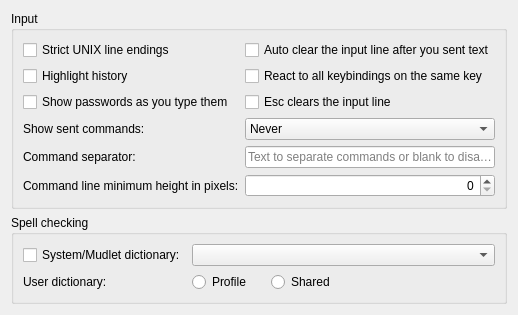
     <widget class="QWidget" name="tab_inputLine">
      <property name="sizePolicy">
       <sizepolicy hsizetype="Expanding" vsizetype="Expanding">
        <horstretch>0</horstretch>
        <verstretch>0</verstretch>
       </sizepolicy>
      </property>
      <attribute name="title">
       <string>Input line</string>
      </attribute>
      <layout class="QVBoxLayout" name="vBoxLayout_tab_inputline" stretch="0,0,0">
       <item>
        <widget class="QGroupBox" name="groupBox_input">
         <property name="enabled">
          <bool>true</bool>
         </property>
         <property name="title">
          <string>Input</string>
         </property>
         <layout class="QGridLayout" name="gridLayout_groupBox_input">
          <item row="0" column="0">
           <widget class="QCheckBox" name="USE_UNIX_EOL">
            <property name="sizePolicy">
             <sizepolicy hsizetype="MinimumExpanding" vsizetype="Fixed">
              <horstretch>0</horstretch>
              <verstretch>0</verstretch>
             </sizepolicy>
            </property>
            <property name="toolTip">
             <string>&lt;p&gt;Use strict UNIX line endings on commands for old UNIX servers that can't handle windows line endings correctly.&lt;/p&gt;</string>
            </property>
            <property name="accessibleDescription">
             <string>Use strict UNIX line endings on commands for old UNIX servers that can't handle windows line endings correctly.</string>
            </property>
            <property name="text">
             <string>Strict UNIX line endings</string>
            </property>
           </widget>
          </item>
          <item row="0" column="1">
           <widget class="QCheckBox" name="auto_clear_input_line_checkbox">
            <property name="sizePolicy">
             <sizepolicy hsizetype="MinimumExpanding" vsizetype="Fixed">
              <horstretch>0</horstretch>
              <verstretch>0</verstretch>
             </sizepolicy>
            </property>
            <property name="text">
             <string>Auto clear the input line after you sent text</string>
            </property>
           </widget>
          </item>
          <item row="1" column="0">
           <widget class="QCheckBox" name="checkBox_highlightHistory">
            <property name="sizePolicy">
             <sizepolicy hsizetype="MinimumExpanding" vsizetype="Fixed">
              <horstretch>0</horstretch>
              <verstretch>0</verstretch>
             </sizepolicy>
            </property>
            <property name="toolTip">
             <string>&lt;p&gt;Highlights your input line text when scrolling through your history for easy cancellation.&lt;/p&gt;</string>
            </property>
            <property name="accessibleDescription">
             <string>Highlights your input line text when scrolling through your history for easy cancellation.</string>
            </property>
            <property name="text">
             <string>Highlight history</string>
            </property>
           </widget>
          </item>
          <item row="1" column="1">
           <widget class="QCheckBox" name="checkBox_runAllKeyBindings">
            <property name="sizePolicy">
             <sizepolicy hsizetype="MinimumExpanding" vsizetype="Fixed">
              <horstretch>0</horstretch>
              <verstretch>0</verstretch>
             </sizepolicy>
            </property>
            <property name="toolTip">
             <string>&lt;p&gt;Check all Key-bindings against key-presses.&lt;/p&gt;&lt;p&gt;&lt;i&gt;Versions of Mudlet prior to &lt;b&gt;3.9.0&lt;/b&gt; would stop checking after the first matching combination of&lt;/i&gt; KeyCode &lt;i&gt;and&lt;/i&gt; KeyModifier &lt;i&gt;was found and then send the command and/or run the script of that Key-binding only.  This&lt;/i&gt; per-profile &lt;i&gt;option tells Mudlet to check and run the remaining matches; but, to retain compatibility with previous versions, defaults to the &lt;b&gt;un&lt;/b&gt;-checked state.&lt;/i&gt;&lt;/p&gt;</string>
            </property>
            <property name="accessibleDescription">
             <string>When checked, every key-binding that matches a key-press is run, not only the first match. Off by default for compatibility with older Mudlet behaviour.</string>
            </property>
            <property name="text">
             <string>React to all keybindings on the same key</string>
            </property>
           </widget>
          </item>
          <item row="2" column="0">
           <widget class="QCheckBox" name="disable_password_masking_checkbox">
            <property name="sizePolicy">
             <sizepolicy hsizetype="MinimumExpanding" vsizetype="Fixed">
              <horstretch>0</horstretch>
              <verstretch>0</verstretch>
             </sizepolicy>
            </property>
            <property name="toolTip">
             <string extracomment="Tooltip of the profile preference that stops the hidden-input box opening when the game asks for hidden input">&lt;p&gt;Passwords are typed into the normal command line, where they are shown, kept in the history and run through your aliases like any other command.&lt;/p&gt;&lt;p&gt;Turn this on for a game that hides everything you type, not only passwords.&lt;/p&gt;</string>
            </property>
            <property name="accessibleDescription">
             <string extracomment="Accessibility-friendly description of the profile preference that stops the hidden-input box opening when the game asks for hidden input">Passwords are typed into the normal command line, where they are shown and kept in the history. Turn this on for a game that hides everything you type, not only passwords.</string>
            </property>
            <property name="text">
             <string extracomment="Label of the profile preference that stops the hidden-input box opening when the game asks for hidden input">Show passwords as you type them</string>
            </property>
           </widget>
          </item>
          <item row="2" column="1">
           <widget class="QCheckBox" name="checkBox_escapeClearsInputLine">
            <property name="sizePolicy">
             <sizepolicy hsizetype="MinimumExpanding" vsizetype="Fixed">
              <horstretch>0</horstretch>
              <verstretch>0</verstretch>
             </sizepolicy>
            </property>
            <property name="toolTip">
             <string>&lt;p&gt;Pressing Esc empties the input line instead of selecting its text.&lt;/p&gt;</string>
            </property>
            <property name="accessibleDescription">
             <string>Pressing Esc empties the input line instead of selecting its text.</string>
            </property>
            <property name="text">
             <string>Esc clears the input line</string>
            </property>
           </widget>
          </item>
          <item row="3" column="0">
           <widget class="QLabel" name="label_show_sent_text">
            <property name="text">
             <string>Show sent commands:</string>
            </property>
            <property name="buddy">
             <cstring>show_sent_text_combobox</cstring>
            </property>
           </widget>
          </item>
          <item row="3" column="1">
           <widget class="QComboBox" name="show_sent_text_combobox">
            <property name="sizePolicy">
             <sizepolicy hsizetype="MinimumExpanding" vsizetype="Fixed">
              <horstretch>0</horstretch>
              <verstretch>0</verstretch>
             </sizepolicy>
            </property>
            <property name="toolTip">
             <string>&lt;p&gt;Controls how sent commands are echoed in the display box:&lt;/p&gt;
&lt;ul&gt;
&lt;li&gt;&lt;b&gt;Never&lt;/b&gt;: Commands are never shown regardless of script settings&lt;/li&gt;
&lt;li&gt;&lt;b&gt;Script controlled&lt;/b&gt;: Scripts can control visibility using send(cmd, true/false)&lt;/li&gt;
&lt;li&gt;&lt;b&gt;Always&lt;/b&gt;: Commands are always shown regardless of script settings&lt;/li&gt;
&lt;/ul&gt;
&lt;p&gt;&lt;i&gt;This can be disabled by the game server if it negotiates to use the telnet ECHO option.&lt;/i&gt;&lt;/p&gt;</string>
            </property>
            <property name="accessibleDescription">
             <string>Controls how sent commands are echoed in the display. Never means commands are never shown; Script controlled lets scripts decide via the second argument to send(); Always shows commands regardless of script settings. The game server can override this by negotiating the telnet ECHO option.</string>
            </property>
            <item>
             <property name="text">
              <string>Never</string>
             </property>
            </item>
            <item>
             <property name="text">
              <string>Script controlled</string>
             </property>
            </item>
            <item>
             <property name="text">
              <string>Always</string>
             </property>
            </item>
           </widget>
          </item>
          <item row="4" column="0">
           <widget class="QLabel" name="label_commandSeparator">
            <property name="text">
             <string>Command separator:</string>
            </property>
            <property name="buddy">
             <cstring>command_separator_lineedit</cstring>
            </property>
           </widget>
          </item>
          <item row="4" column="1">
           <widget class="QLineEdit" name="command_separator_lineedit">
            <property name="sizePolicy">
             <sizepolicy hsizetype="MinimumExpanding" vsizetype="Fixed">
              <horstretch>0</horstretch>
              <verstretch>0</verstretch>
             </sizepolicy>
            </property>
            <property name="placeholderText">
             <string>Text to separate commands or blank to disable</string>
            </property>
           </widget>
          </item>
          <item row="5" column="0">
           <widget class="QLabel" name="label_commandLineMinimumHeight">
            <property name="text">
             <string>Command line minimum height in pixels:</string>
            </property>
            <property name="buddy">
             <cstring>commandLineMinimumHeight</cstring>
            </property>
           </widget>
          </item>
          <item row="5" column="1">
           <widget class="QSpinBox" name="commandLineMinimumHeight">
            <property name="sizePolicy">
             <sizepolicy hsizetype="Preferred" vsizetype="Preferred">
              <horstretch>0</horstretch>
              <verstretch>0</verstretch>
             </sizepolicy>
            </property>
            <property name="alignment">
             <set>Qt::AlignmentFlag::AlignRight|Qt::AlignmentFlag::AlignTrailing|Qt::AlignmentFlag::AlignVCenter</set>
            </property>
            <property name="maximum">
             <number>300</number>
            </property>
           </widget>
          </item>
         </layout>
        </widget>
       </item>
       <item>
        <widget class="QGroupBox" name="groupBox_spellCheck">
         <property name="toolTip">
          <string notr="true"/>
         </property>
         <property name="title">
          <string>Spell checking</string>
         </property>
         <layout class="QGridLayout" name="gridLayout_groupBox_spellCheck">
          <item row="0" column="0">
           <widget class="QCheckBox" name="checkBox_spellCheck">
            <property name="toolTip">
             <string>&lt;p&gt;This option controls spell-checking on the command line in the main console for this profile.&lt;/p&gt;</string>
            </property>
            <property name="accessibleDescription">
             <string>This option controls spell-checking on the command line in the main console for this profile.</string>
            </property>
            <property name="text">
             <string>System/Mudlet dictionary:</string>
            </property>
           </widget>
          </item>
          <item row="0" column="1" colspan="4">
           <widget class="QComboBox" name="comboBox_dictionary">
            <property name="sizePolicy">
             <sizepolicy hsizetype="MinimumExpanding" vsizetype="Fixed">
              <horstretch>0</horstretch>
              <verstretch>0</verstretch>
             </sizepolicy>
            </property>
           </widget>
          </item>
          <item row="1" column="0">
           <widget class="QLabel" name="label_radioButton_userDictionary">
            <property name="sizePolicy">
             <sizepolicy hsizetype="Minimum" vsizetype="Preferred">
              <horstretch>0</horstretch>
              <verstretch>0</verstretch>
             </sizepolicy>
            </property>
            <property name="text">
             <string>User dictionary: </string>
            </property>
           </widget>
          </item>
          <item row="1" column="1">
           <widget class="QRadioButton" name="radioButton_userDictionary_profile">
            <property name="toolTip">
             <string>&lt;p&gt;A user dictionary specific to this profile will be available. This will be on the command line (words which are in it will appear with a dashed cyan underline) and in the lua sub-system.&lt;/p&gt;</string>
            </property>
            <property name="accessibleDescription">
             <string>A user dictionary specific to this profile will be available. This will be on the command line (words which are in it will appear with a dashed cyan underline) and in the lua sub-system.</string>
            </property>
            <property name="text">
             <string>Profile</string>
            </property>
           </widget>
          </item>
          <item row="1" column="2">
           <widget class="QRadioButton" name="radioButton_userDictionary_common">
            <property name="toolTip">
             <string>&lt;p&gt;A user dictionary that is shared between all profiles (which have this option selected) will be available. This will be on the command line (words which are in it will appear with a dashed cyan underline) and in the lua sub-system.&lt;/p&gt;</string>
            </property>
            <property name="accessibleDescription">
             <string>A user dictionary that is shared between all profiles (which have this option selected) will be available. This will be on the command line (words which are in it will appear with a dashed cyan underline) and in the lua sub-system.</string>
            </property>
            <property name="text">
             <string>Shared</string>
            </property>
           </widget>
          </item>
          <item row="1" column="3" colspan="2">
           <spacer name="horizontalSpacer_radioButtons_userDictionary">
            <property name="orientation">
             <enum>Qt::Orientation::Horizontal</enum>
            </property>
            <property name="sizeHint" stdset="0">
             <size>
              <width>40</width>
              <height>20</height>
             </size>
            </property>
           </spacer>
          </item>
         </layout>
        </widget>
       </item>
       <item>
        <spacer name="verticalSpacer_inputLine">
         <property name="orientation">
          <enum>Qt::Orientation::Vertical</enum>
         </property>
         <property name="sizeHint" stdset="0">
          <size>
           <width>0</width>
           <height>0</height>
          </size>
         </property>
        </spacer>
       </item>
      </layout>
     </widget>
